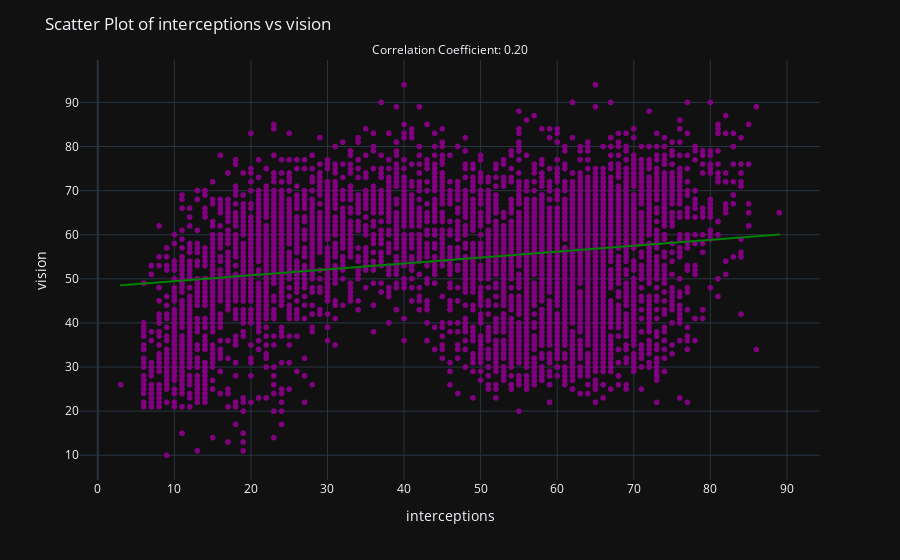

Source (notebook cell):
### Code cell
# Correlaton between interception and vision
corr_skills('interceptions','vision')

### Figure 1 — Plotly figure (JSON) as saved in the notebook; plotly's stock layout.template omitted (floating-point values rounded to 4 significant figures; data arrays with more than 128 entries replaced by an {"elided": "..."} marker saying what was removed)
{"data": [{"hovertemplate": "interceptions=%{x}<br>vision=%{y}<extra></extra>", "legendgroup": "", "marker": {"color": "purple", "symbol": "circle"}, "mode": "markers", "name": "", "showlegend": false, "type": "scattergl", "x": {"elided": "5679 int values"}, "xaxis": "x", "y": {"elided": "5679 int values"}, "yaxis": "y"}, {"hovertemplate": "<b>OLS trendline</b><br>vision = 0.133875 * interceptions + 48.1264<br>R<sup>2</sup>=0.039901<br><br>interceptions=%{x}<br>vision=%{y} <b>(trend)</b><extra></extra>", "legendgroup": "", "line": {"color": "green"}, "marker": {"color": "purple", "symbol": "circle"}, "mode": "lines", "name": "", "showlegend": false, "type": "scattergl", "x": {"elided": "5679 int values"}, "xaxis": "x", "y": {"elided": "5679 float values"}, "yaxis": "y"}], "layout": {"annotations": [{"font": {"size": 12}, "showarrow": false, "text": "Correlation Coefficient: 0.20", "x": 0.5, "xref": "paper", "y": 1.05, "yref": "paper"}], "legend": {"tracegroupgap": 0}, "margin": {"t": 60}, "title": {"text": "Scatter Plot of interceptions vs vision"}, "xaxis": {"anchor": "y", "domain": [0, 1], "title": {"text": "interceptions"}}, "yaxis": {"anchor": "x", "domain": [0, 1], "title": {"text": "vision"}}}}
